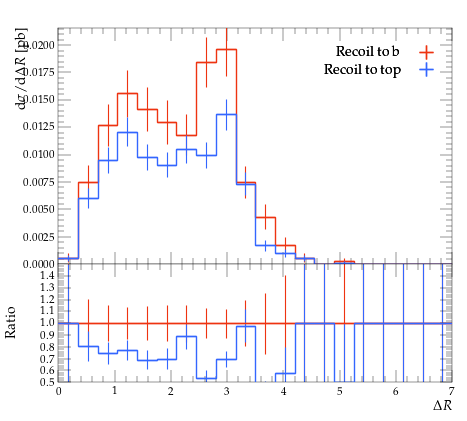

The Python source for this figure:
#! /usr/bin/env python

# This Python script was auto-generated using YODA v2.0.2.
# Analysis object: /MC_TTBAR/onelep_jetb_1_l_dR
# Timestamp: 07-08-2026 (11:29:32)

import matplotlib as mpl
import matplotlib.pyplot as plt
mpl.use('Agg') # comment out for interactive use
import os
import numpy as np

plotDir = os.path.split(os.path.realpath(__file__))[0]
if 'YODA_USER_PLOT_PATH' in globals():
    plot_outdir = globals()['YODA_USER_PLOT_PATH']
else:
    plot_outdir = plotDir

#plot style
plt.style.use(os.path.join(plotDir, '../default.mplstyle'))
# plot metadata
figW, figH = plt.rcParams['figure.figsize']
ax_xLabel = r'$\Delta R$'
ax_yLabel = r'$\mathrm{d}\sigma/\mathrm{d}\Delta R$ [pb]'
ax_title  = r''
ax_xScale = 'linear'
ax_yScale = 'linear'
xLims = (0.0, 7.0)
yLims = (0.0, 0.021583034)

# TeX-friendly labels for the legend
labels = {
    'legend' : ([ r"Recoil to b", r"Recoil to top" ], r""),
}

# Adjust canvas width and height
canvasW = 10.0
canvasH = 9.0
figW *= canvasW/10.
figH *= canvasH/9.

# Create figure and axis objects
fig, (ax, ratio0_ax) = plt.subplots(2, 1, sharex=True,
                  figsize=(figW,figH), gridspec_kw={'height_ratios': (6.0, 3.0)})

# Set figure margins
plt.subplots_adjust(
    left   = 1.0 * plt.rcParams['figure.subplot.left'],
    right  = 1.0 * plt.rcParams['figure.subplot.right'],
    top    = 1.0 * plt.rcParams['figure.subplot.top'],
    bottom = 1.0 * plt.rcParams['figure.subplot.bottom'])

ratio0_ax.yaxis.set_major_locator(mpl.ticker.MultipleLocator(0.1))
ratio0_ax.set_ylim(0.5, 1.4999)
ratio0_ax.set_ylabel('Ratio')

# the numerical data is stored in a separate file
dataf = dict()
prefix = os.path.split(__file__)[0]
if prefix:    prefix = prefix + '/'
exec(open(prefix+'onelep_jetb_1_l_dR__data.py').read(), dataf)


legend_handles = dict() # keep track of handles for the legend

# style options for curves
# starts at zorder>=5 to draw curve on top of legend
styles = {
  'rec_b': {
    'color' : '#EE3311',
    'linestyle' : '-',
    'linewidth' : 1,
    'marker' : 'none',
    'markersize' : 2,
    'capsize' : 0.0,
    'zorder' : 5,
    'histstyle' : 1,
    'drawstyle' : 'steps-pre',
    'xerrorbars' : 1,
    'yerrorbars' : 1,
    'fillcolor' : None,
    'fillopacity' : 1.0,
    'ratio0_linestyle' : '-',
    'ratio0_linewidth' : 1,
    'ratio0_marker' : 'none',
    'ratio0_markersize' : 2,
    'ratio0_capsize' : 0.0,
    'ratio0_zorder' : 5,
    'ratio0_histstyle' : 1,
    'ratio0_drawstyle' : 'steps-pre',
    'ratio0_xerrorbars' : 1,
    'ratio0_yerrorbars' : 1,
  },
  'rec_t': {
    'color' : '#3366FF',
    'linestyle' : '-',
    'linewidth' : 1,
    'marker' : 'none',
    'markersize' : 2,
    'capsize' : 0.0,
    'zorder' : 6,
    'histstyle' : 1,
    'drawstyle' : 'steps-pre',
    'xerrorbars' : 1,
    'yerrorbars' : 1,
    'fillcolor' : None,
    'fillopacity' : 1.0,
    'ratio0_linestyle' : '-',
    'ratio0_linewidth' : 1,
    'ratio0_marker' : 'none',
    'ratio0_markersize' : 2,
    'ratio0_capsize' : 0.0,
    'ratio0_zorder' : 6,
    'ratio0_histstyle' : 1,
    'ratio0_drawstyle' : 'steps-pre',
    'ratio0_xerrorbars' : 1,
    'ratio0_yerrorbars' : 1,
  },
}

# curve from input yoda files in main panel
for label, yvals in dataf['yvals'].items():
    if all(np.isnan(v) for v in dataf['yvals'][label]):
        continue
    tmp = None
    if styles[label]['histstyle']: # draw as histogram
        xpos = dataf['xedges'][label] if styles[label]['drawstyle'] else dataf['xpoints'][label]
        ypos = np.insert(yvals, 0, yvals[0]) if styles[label]['drawstyle'] else yvals
        if styles[label]['fillcolor']: # fill area below curve
            ax.fill_between(xpos, ypos, step='pre',
                            color=styles[label]['fillcolor'],
                            alpha=styles[label]['fillopacity'])
        tmp, = ax.plot(xpos, ypos,
                       color=styles[label]['color'],
                       linestyle=styles[label]['linestyle'],
                       linewidth=styles[label]['linewidth'],
                       drawstyle=styles[label]['drawstyle'], solid_joinstyle='miter',
                       zorder=styles[label]['zorder'], label=label)
    tmp = ax.errorbar(dataf['xpoints'][label], yvals,
                      xerr=np.array(dataf['xerrs'][label])*styles[label]['xerrorbars'],
                      yerr=np.array(dataf['yerrs'][label])*styles[label]['yerrorbars'],
                      fmt=styles[label]['marker'], capsize=styles[label]['capsize'],
                      markersize=styles[label]['markersize'],
                      ecolor=styles[label]['color'],
                      color=styles[label]['color'], zorder=styles[label]['zorder'])
    tmp[-1][0].set_linestyle(styles[label]['linestyle'])
    tmp[-1][0].set_linewidth(styles[label]['linewidth'])
    if label in dataf['add_legend_handle']:  legend_handles[label] = tmp
    for varLabel in dataf['variation_yvals'].keys():
        if varLabel.startswith(label):
            tmp, = ax.plot(dataf['xedges'][label], dataf['variation_yvals'][varLabel],
                           color=styles[label]['color'],
                           linestyle=styles[label]['linestyle'],
                           linewidth=styles[label]['linewidth'],
                           drawstyle='steps-pre', solid_joinstyle='miter',
                           zorder=styles[label]['zorder'], alpha=0.5)


# plots on ratio panel
# curve from input yoda files in ratio panel
for label, yvals in dataf['ratio0_yvals'].items():
    if all(np.isnan(v) for v in yvals):
        continue
    if styles[label]['ratio0_histstyle']: # plot as histogram
        xpos = dataf['xedges']['rec_b'] if styles[label]['ratio0_drawstyle'] else dataf['xpoints']['rec_b']
        ypos = np.insert(yvals, 0, yvals[0]) if styles[label]['ratio0_drawstyle'] else yvals
        ratio0_ax.plot(xpos, ypos,
                       color=styles[label]['color'],
                       linewidth=styles[label]['linewidth'],
                       linestyle=styles[label]['ratio0_linestyle'],
                       drawstyle=styles[label]['ratio0_drawstyle'], zorder=styles[label]['zorder'],
                       solid_joinstyle='miter')
    tmp = ratio0_ax.errorbar(dataf['xpoints']['rec_b'], yvals,
                             xerr=np.array(dataf['ref_xerrs'])*styles[label]['ratio0_xerrorbars'],
                             yerr=np.array(dataf['ratio0_yerrs'][label])*styles[label]['ratio0_yerrorbars'],
                             fmt=styles[label]['ratio0_marker'], capsize=styles[label]['ratio0_capsize'],
                             markersize=styles[label]['ratio0_markersize'],
                             ecolor=styles[label]['color'],
                             color=styles[label]['color'])
    tmp[-1][0].set_linestyle(styles[label]['ratio0_linestyle'])
    tmp[-1][0].set_linewidth(styles[label]['ratio0_linewidth'])

    for varlabel in dataf['ratio0_variation_vals'].keys():
        if varlabel.startswith(label):
            ratio0_ax.plot(dataf['xedges']['rec_b'],
                            dataf['ratio0_variation_vals'][varlabel],
                            color=styles[label]['color'],
                            linestyle=styles[label]['linestyle'],
                            linewidth=styles[label]['linewidth'],
                            drawstyle='steps-pre', solid_joinstyle='miter',
                            zorder=1, alpha=0.5)

legend_items = list(legend_handles.values())
ax.add_artist(ax.legend(legend_items,
                        labels['legend'][0],
                        title=labels['legend'][1],
                        alignment='right',
                        loc='upper right',
                        bbox_to_anchor=(1.0, 0.97),markerfirst=False))

# set plot metadata as defined above
ratio0_ax.set_xlabel(ax_xLabel)
ratio0_ax.xaxis.set_label_coords(1., -0.15)
ax.set_ylabel(ax_yLabel, ha='right', va='top')
ax.yaxis.set_label_coords(-0.11, 1.0)
ax.set_title(ax_title, loc='left')
ax.set_xscale(ax_xScale)
ax.set_yscale(ax_yScale)
ax.set_xlim(xLims)
ax.set_ylim(yLims)

# tick formatting
plt.rcParams['xtick.top'] = True
plt.rcParams['ytick.right'] = True
fig.align_ylabels((ax, ratio0_ax))
plt.savefig(os.path.join(plot_outdir, 'onelep_jetb_1_l_dR.pdf'), format='PDF')
plt.savefig(os.path.join(plot_outdir, 'onelep_jetb_1_l_dR.png'), format='PNG')

plt.close(fig)
